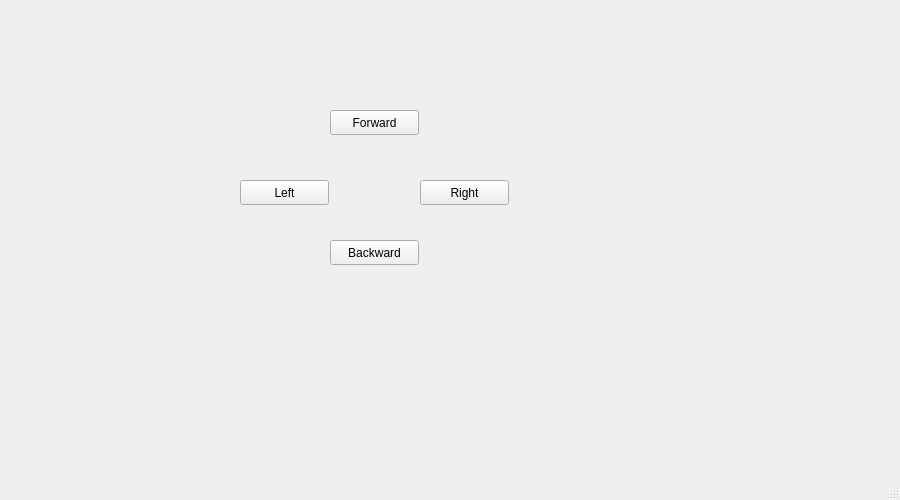
<?xml version="1.0" encoding="UTF-8"?>
<ui version="4.0">
 <class>MainWindow</class>
 <widget class="QMainWindow" name="MainWindow">
  <property name="geometry">
   <rect>
    <x>0</x>
    <y>0</y>
    <width>900</width>
    <height>500</height>
   </rect>
  </property>
  <property name="windowTitle">
   <string>KW-Express</string>
  </property>
  <widget class="QWidget" name="centralwidget">
   <widget class="QPushButton" name="pushButton">
    <property name="geometry">
     <rect>
      <x>240</x>
      <y>180</y>
      <width>89</width>
      <height>25</height>
     </rect>
    </property>
    <property name="text">
     <string>Left</string>
    </property>
   </widget>
   <widget class="QPushButton" name="pushButton_2">
    <property name="geometry">
     <rect>
      <x>420</x>
      <y>180</y>
      <width>89</width>
      <height>25</height>
     </rect>
    </property>
    <property name="text">
     <string>Right</string>
    </property>
   </widget>
   <widget class="QPushButton" name="pushButton_3">
    <property name="geometry">
     <rect>
      <x>330</x>
      <y>110</y>
      <width>89</width>
      <height>25</height>
     </rect>
    </property>
    <property name="text">
     <string>Forward</string>
    </property>
   </widget>
   <widget class="QPushButton" name="pushButton_4">
    <property name="geometry">
     <rect>
      <x>330</x>
      <y>240</y>
      <width>89</width>
      <height>25</height>
     </rect>
    </property>
    <property name="text">
     <string>Backward</string>
    </property>
   </widget>
  </widget>
  <widget class="QStatusBar" name="statusbar"/>
 </widget>
 <resources/>
 <connections/>
</ui>
